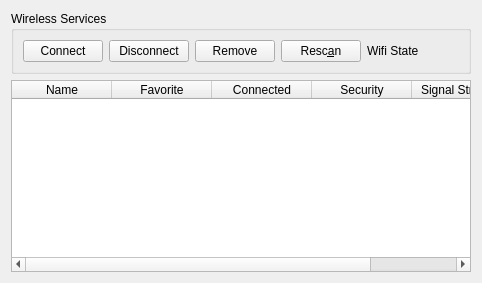
     <widget class="QWidget" name="Wireless">
      <property name="whatsThis">
       <string>&lt;html&gt;&lt;head/&gt;&lt;body&gt;&lt;p&gt;&lt;br/&gt;&lt;/p&gt;&lt;/body&gt;&lt;/html&gt;</string>
      </property>
      <attribute name="title">
       <string>&amp;Wireless</string>
      </attribute>
      <layout class="QGridLayout" name="gridLayout_5">
       <item row="2" column="0">
        <widget class="QTableWidget" name="tableWidget_wifi">
         <property name="whatsThis">
          <string>&lt;html&gt;&lt;head/&gt;&lt;body&gt;&lt;p&gt;This page shows the known WiFi services. &lt;/p&gt;&lt;p&gt;&lt;span style=&quot; font-weight:600;&quot;&gt;Name:&lt;/span&gt; The SSID of the network.&lt;/p&gt;&lt;p&gt;&lt;span style=&quot; font-weight:600;&quot;&gt;Favorite:&lt;/span&gt; A heart symbol in this column indicates that this computer has previously made a connection to the network using this service.&lt;/p&gt;&lt;p&gt;&lt;span style=&quot; font-weight:600;&quot;&gt;Connected:&lt;/span&gt; Shows the connection state of this service. Hover the mouse over the icon to popup a text description. Online signals that an Internet connectionis available and has been verified. Ready signals a successfully connected device. &lt;/p&gt;&lt;p&gt;&lt;span style=&quot; font-weight:600;&quot;&gt;Security: &lt;/span&gt;Describes the type of security used for this service. Possible values are &amp;quot;none&amp;quot;, &amp;quot;wep&amp;quot;, &amp;quot;psk&amp;quot;, &amp;quot;ieee8021x&amp;quot;, and &amp;quot;wps&amp;quot;.&lt;/p&gt;&lt;p&gt;&lt;span style=&quot; font-weight:600;&quot;&gt;SIgnal Strength:&lt;/span&gt; The strength of the WiFi signal, normalized to a scale of 0 to 100.&lt;/p&gt;&lt;p&gt;&lt;br/&gt;&lt;/p&gt;&lt;/body&gt;&lt;/html&gt;</string>
         </property>
         <property name="editTriggers">
          <set>QAbstractItemView::NoEditTriggers</set>
         </property>
         <property name="showDropIndicator" stdset="0">
          <bool>false</bool>
         </property>
         <property name="dragDropOverwriteMode">
          <bool>false</bool>
         </property>
         <property name="selectionMode">
          <enum>QAbstractItemView::SingleSelection</enum>
         </property>
         <property name="selectionBehavior">
          <enum>QAbstractItemView::SelectRows</enum>
         </property>
         <property name="showGrid">
          <bool>false</bool>
         </property>
         <property name="cornerButtonEnabled">
          <bool>false</bool>
         </property>
         <property name="columnCount">
          <number>5</number>
         </property>
         <attribute name="horizontalHeaderMinimumSectionSize">
          <number>80</number>
         </attribute>
         <attribute name="horizontalHeaderStretchLastSection">
          <bool>true</bool>
         </attribute>
         <attribute name="verticalHeaderVisible">
          <bool>false</bool>
         </attribute>
         <attribute name="verticalHeaderHighlightSections">
          <bool>false</bool>
         </attribute>
         <column>
          <property name="text">
           <string>Name</string>
          </property>
         </column>
         <column>
          <property name="text">
           <string>Favorite</string>
          </property>
         </column>
         <column>
          <property name="text">
           <string>Connected</string>
          </property>
         </column>
         <column>
          <property name="text">
           <string>Security</string>
          </property>
         </column>
         <column>
          <property name="text">
           <string>Signal Strength</string>
          </property>
         </column>
        </widget>
       </item>
       <item row="1" column="0">
        <widget class="QGroupBox" name="groupBox_wireless_utils">
         <property name="title">
          <string>Wireless Services</string>
         </property>
         <layout class="QHBoxLayout" name="horizontalLayout_2">
          <item>
           <widget class="QPushButton" name="pushButton_connect">
            <property name="whatsThis">
             <string>&lt;html&gt;&lt;head/&gt;&lt;body&gt;&lt;p&gt;Select a wifi service in the table below and press this button to connect the service. &lt;/p&gt;&lt;p&gt;If there is only one wifi service listed in the table pressing this button will automatically select that service and attempt to connect. &lt;/p&gt;&lt;p&gt;If information about the service is needed, a passphrase for instance, you will be prompted for it. &lt;/p&gt;&lt;/body&gt;&lt;/html&gt;</string>
            </property>
            <property name="text">
             <string>Connect</string>
            </property>
           </widget>
          </item>
          <item>
           <widget class="QPushButton" name="pushButton_disconnect">
            <property name="whatsThis">
             <string>&lt;html&gt;&lt;head/&gt;&lt;body&gt;&lt;p&gt;Select a wifi service in the table below and press this button to disconnect it. &lt;/p&gt;&lt;p&gt;If there is only one wifi service in the &amp;quot;ready&amp;quot; or &amp;quot;online&amp;quot; state pressing this button will automatically select that service and disconnect it. &lt;/p&gt;&lt;p&gt;This may also be used to abort a previous connection attempt.&lt;/p&gt;&lt;/body&gt;&lt;/html&gt;</string>
            </property>
            <property name="text">
             <string>Disconnect</string>
            </property>
           </widget>
          </item>
          <item>
           <widget class="QPushButton" name="pushButton_remove">
            <property name="whatsThis">
             <string>&lt;html&gt;&lt;head/&gt;&lt;body&gt;&lt;p&gt;Select a wifi service in the table below and press this button to remove the service. &lt;/p&gt;&lt;p&gt;If a service has previously been successfully connected (Favorite is true) this button will remove the Favorite property. The service will also be disconnected if it is currently connected. If the service required a passphrase then the passphrase it will be cleared and forgotten.&lt;/p&gt;&lt;p&gt;If a connection attempt failed this can slso be used to reset the service.&lt;/p&gt;&lt;/body&gt;&lt;/html&gt;</string>
            </property>
            <property name="text">
             <string>Remove</string>
            </property>
           </widget>
          </item>
          <item>
           <widget class="QPushButton" name="pushButton_rescanwifi02">
            <property name="whatsThis">
             <string>&lt;html&gt;&lt;head/&gt;&lt;body&gt;&lt;p&gt;Force a rescan of all WiFi technologies. This is similar to issuing the command &lt;span style=&quot; font-weight:600;&quot;&gt;connmanctl scan wifi&lt;/span&gt; from the command line.&lt;/p&gt;&lt;p&gt;The button will become inactive while the scan is occuring.&lt;/p&gt;&lt;/body&gt;&lt;/html&gt;</string>
            </property>
            <property name="text">
             <string>Resc&amp;an</string>
            </property>
           </widget>
          </item>
          <item>
           <widget class="QLabel" name="label_wifi_state">
            <property name="sizePolicy">
             <sizepolicy hsizetype="Preferred" vsizetype="Preferred">
              <horstretch>0</horstretch>
              <verstretch>0</verstretch>
             </sizepolicy>
            </property>
            <property name="whatsThis">
             <string>&lt;html&gt;&lt;head/&gt;&lt;body&gt;&lt;p&gt;This label shows the number of WiFi technologies (devices) that were found, and the number that are powered on. There must be at least one WiFi technology found and powered in order for the box below to show services.&lt;/p&gt;&lt;p&gt;To turn a technology on or off go to the &lt;span style=&quot; font-weight:600;&quot;&gt;Technologies&lt;/span&gt; box in the &lt;span style=&quot; font-weight:600;&quot;&gt;Status&lt;/span&gt; tab and double click on the text that shows in the &lt;span style=&quot; font-weight:600;&quot;&gt;Powered&lt;/span&gt; column for the technology.&lt;/p&gt;&lt;/body&gt;&lt;/html&gt;</string>
            </property>
            <property name="text">
             <string>Wifi State</string>
            </property>
           </widget>
          </item>
          <item>
           <spacer name="horizontalSpacer_6">
            <property name="orientation">
             <enum>Qt::Horizontal</enum>
            </property>
            <property name="sizeHint" stdset="0">
             <size>
              <width>40</width>
              <height>20</height>
             </size>
            </property>
           </spacer>
          </item>
         </layout>
        </widget>
       </item>
      </layout>
     </widget>
